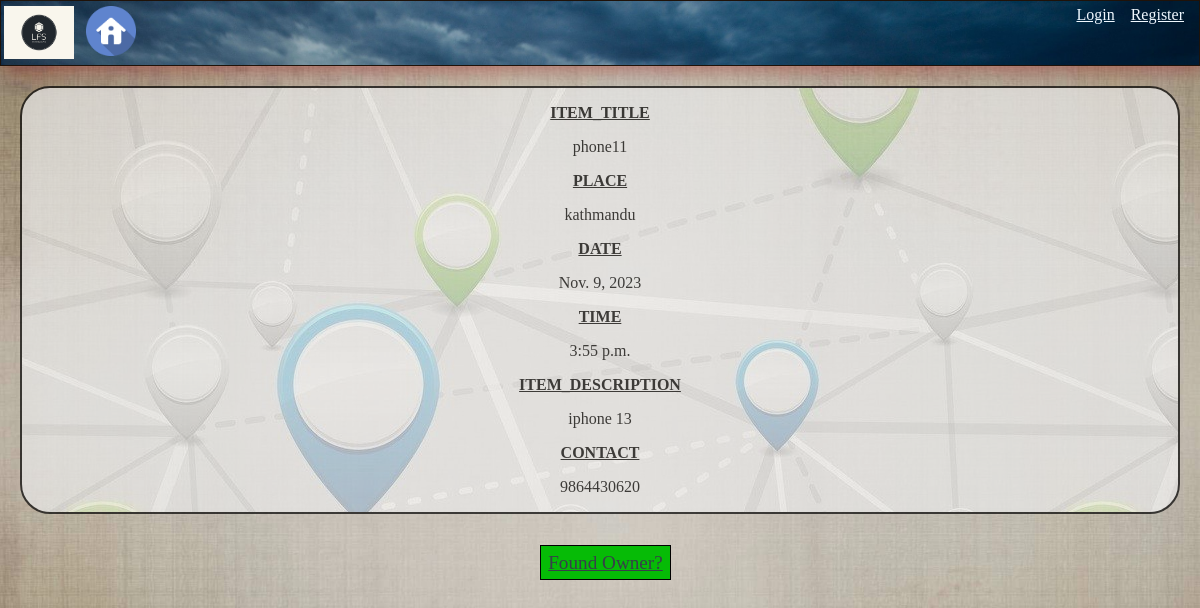
The page /profile/my_found_things/active/1/ on the database its author committed.
### lost/models.py (models this page shows, shortened)
class itemfound(models.Model):
    product_title = models.CharField(max_length=100)
    place = models.TextField(default='Found this item near ..')
    date = models.DateField()
    time=models.TimeField()
    description = models.TextField()
    contactme = models.CharField(max_length=150,default='email')
    username=models.CharField(max_length=100,blank=True,default='NULL')

### users/views.py (the view)
# urls.py: path('profile/my_found_things/active/<int:id>/',specific_post_view,name='specific-post-view-f'),
def specific_post_view(request,id):
    obj=get_object_or_404(itemfound,id=id)
    return render(request,"specific_post_found.html",{"data":obj})

### templates/specific_post_found.html (shortened to what this page needs)
{%include 'base.html'%}
{%include 'header.html'%}
{% load static %}
<div class="list1 common">
    <p><u><b>ITEM_TITLE</b></u></p>
    <p> {{data.product_title}}</p>
    <p><u><b>PLACE</b></u></p>
    <p>{{data.place}}</p>
    <p><u><b>DATE</b></u></p>
    <p>{{data.date}}</p>
    <p><u><b>TIME</b></u></p>
    <p>{{data.time}}</p>
    <p><u><b>ITEM_DESCRIPTION</b></u></p>
    <p>{{data.description}}</p>
    <p><u><b>CONTACT</b></u></p>
    <p>{{data.contactme}}</p>
</div>
<a href="delete/" class="smalllinks">Found Owner?</a>

### static/css/style.css (style rules this page uses)
body { margin:0px; padding:0px; background-color: whitesmoke ; background-size:100%; background-image: url("images/background_header.jpg"); }
.common { margin: 20px; text-align: center; font-family: serif; color: black; border: 2px solid black; opacity: 0.7; transition: box-shadow 0.4s; background-image: url("images/background2.jpg"); border-radius: 30px; cursor: pointer; }
a:link { color:#374049 ; }
.smalllinks { font-size: 120%; border: 1px solid black; padding: 0.5% 0.6%; margin-left: 45%; background-color: #06bb06; }

### rows shown on the page
itemfound: product_title "phone11", place "kathmandu", date "Nov. 9, 2023", time "3:55 p.m.", description "iphone 13", contactme "9864430620"
